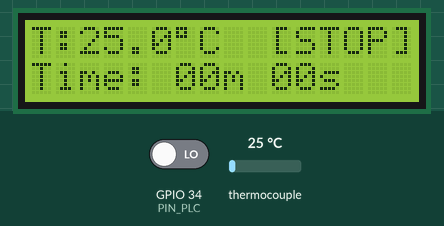
This sketch was run on a simulated ESP32. Shown: 16×2 character LCD. Inputs (shaded band) come from the test bench; at power-on: GPIO 34 (PIN_PLC) LOW, thermocouple 25 °C. WiFi joins after 1.5 s; servers stay silent unless stated; what the sketch prints to the serial monitor is not drawn.

Above: at 6.8 s.
6.9 s: GPIO 34 (PIN_PLC) driven HIGH
At 7.6 s:
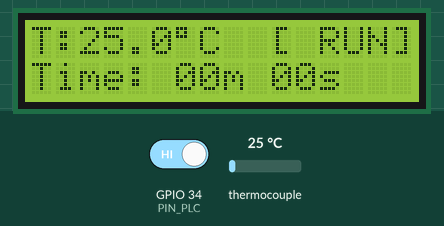
9.9 s: thermocouple set to 6 °C
At 10.9 s:
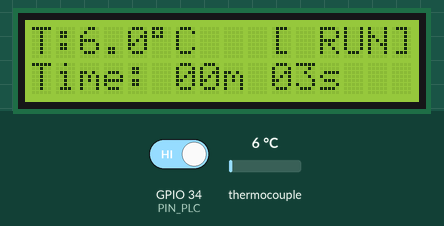
12.6 s: thermocouple set to 75 °C
At 13.9 s:
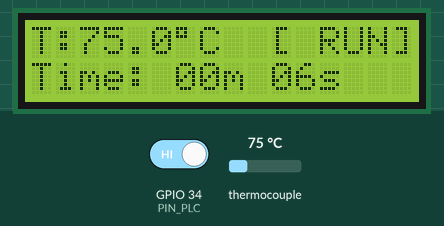
14.6 s: GPIO 34 (PIN_PLC) driven LOW
At 15.5 s:
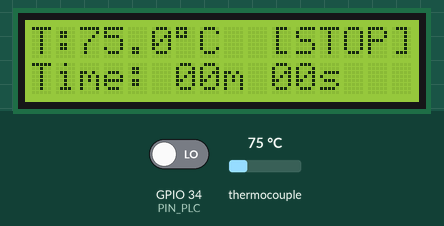
16.1 s: thermocouple set to 150 °C
At 16.8 s:
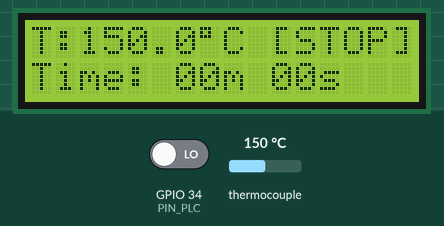
Timing chart, 0 to 18.6 s (numbered marks = the images above; inputs shaded):
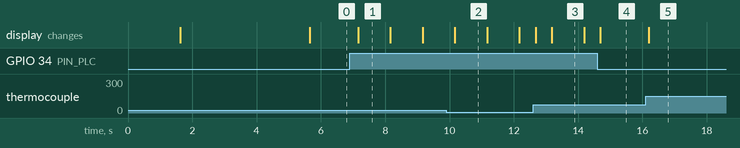

Measured:
- after the input at 6.9 s, the display: changes after 0.26 s (image 1)
- after the input at 14.6 s, the display: changes after 0.09 s (image 4)
- after the input at 16.1 s, the display: changes after 0.09 s (image 5)
- what the display in image 1 shows lasts 1.0 s, from 7.2 s to 8.2 s

The sketch:

P1-ESP32.ino
```cpp
#include <WiFi.h>
#include <WebServer.h>
#include <Wire.h>
#include <LiquidCrystal_I2C.h>
#include <Adafruit_MAX31865.h>

// =======================================================
// CONFIGURACIÓN DE TU RED WI-FI Y CREDENCIALES WEB
// =======================================================
const char* ssid     = "FLIA. LOPEZ";
const char* password = "carlos1975";

// Credenciales para iniciar sesión en la interfaz web
const char* www_username = "admin";
const char* www_password = "1234";

// Servidor Web escuchando en el puerto estándar 80
WebServer server(80);

// =======================================================
// CONFIGURACIÓN DE HARDWARE (Pines)
// =======================================================
// Pantalla LCD 16x2 en la dirección I2C 0x27 (pines SDA=21, SCL=22 por defecto en ESP32)
LiquidCrystal_I2C lcd(0x27, 16, 2);

// Módulo PT100 (MAX31865) usando comunicación SPI por Hardware
// Asegúrate de conectar CS al 5, SDI al 23, SDO al 19 y CLK al 18
#define MAX31865_CS   5
#define MAX31865_SDI  23
#define MAX31865_SDO  19
#define MAX31865_CLK  18

// Referencias del sensor PT100
#define RREF          430.0
#define RNOMINAL      100.0

Adafruit_MAX31865 thermo = Adafruit_MAX31865(MAX31865_CS, MAX31865_SDI, MAX31865_SDO, MAX31865_CLK);

// Entrada digital aislada (viene del Optoacoplador conectado al PLC de 24V)
const int PIN_PLC = 34;

// =======================================================
// VARIABLES DEL SISTEMA (Estado y Tiempos)
// =======================================================
unsigned long tiempoInicio = 0;
unsigned long tiempoTranscurrido = 0;
bool sistemaActivo = false;
bool estadoAnteriorPLC = LOW;
float temperaturaActual = 0.0;
unsigned long ultimoTiempoLectura = 0; // Para no leer el sensor constantemente

// =======================================================
// INTERFAZ WEB (HTML + CSS + JS)
// =======================================================
// Incluye pantalla de login y simulación gráfica interactiva del tanque con motor rotativo y líquido dinámico.
const char index_html[] PROGMEM = R"rawliteral(
<!DOCTYPE html>
<html lang="es">
<head>
  <meta charset="UTF-8">
  <meta name="viewport" content="width=device-width, initial-scale=1.0">
  <title>Planta de Mezclado - Control Industrial</title>
  <style>
    :root {
      --bg: #0f172a;
      --card-bg: #1e293b;
      --text: #f8fafc;
      --accent: #38bdf8;
      --success: #4ade80;
      --danger: #f87171;
      --warning: #fbbf24;
      --border: #334155;
    }
    * { box-sizing: border-box; font-family: 'Segoe UI', system-ui, -apple-system, sans-serif; }
    body {
      background-color: var(--bg);
      color: var(--text);
      margin: 0;
      padding: 1.5rem;
      min-height: 100vh;
      display: flex;
      flex-direction: column;
      align-items: center;
      justify-content: center;
    }

    /* PANTALLA DE LOGIN */
    .login-card {
      background: var(--card-bg);
      border: 1px solid var(--border);
      border-radius: 1rem;
      padding: 2rem;
      width: 100%;
      max-width: 380px;
      box-shadow: 0 20px 25px -5px rgba(0, 0, 0, 0.5);
    }
    .login-header { text-align: center; margin-bottom: 1.5rem; }
    .login-header h2 { color: var(--accent); margin: 0 0 0.5rem 0; font-size: 1.6rem; }
    .login-header p { color: #94a3b8; font-size: 0.9rem; margin: 0; }
    .form-group { margin-bottom: 1.2rem; text-align: left; }
    .form-group label { display: block; font-size: 0.85rem; color: #cbd5e1; margin-bottom: 0.4rem; }
    .form-group input {
      width: 100%; padding: 0.75rem 1rem; border-radius: 0.5rem; border: 1px solid var(--border);
      background: #0f172a; color: #fff; font-size: 1rem; outline: none; transition: border 0.2s;
    }
    .form-group input:focus { border-color: var(--accent); }
    .btn-login {
      width: 100%; padding: 0.8rem; border-radius: 0.5rem; border: none; background: #0284c7;
      color: white; font-size: 1rem; font-weight: bold; cursor: pointer; transition: background 0.2s;
    }
    .btn-login:hover { background: #0369a1; }
    .error-msg { color: var(--danger); font-size: 0.85rem; margin-top: 0.8rem; text-align: center; display: none; }

    /* PANEL PRINCIPAL (DASHBOARD) */
    .dashboard { display: none; width: 100%; max-width: 900px; }
    .navbar {
      display: flex; justify-content: space-between; align-items: center; width: 100%;
      background: var(--card-bg); padding: 1rem 1.5rem; border-radius: 0.75rem;
      border: 1px solid var(--border); margin-bottom: 1.5rem;
    }
    .navbar h1 { color: var(--accent); font-size: 1.3rem; margin: 0; }
    .btn-logout {
      background: #334155; color: #f1f5f9; border: none; padding: 0.5rem 1rem;
      border-radius: 0.4rem; cursor: pointer; font-size: 0.85rem; transition: background 0.2s;
    }
    .btn-logout:hover { background: #475569; }

    .main-grid { display: grid; grid-template-columns: 1fr; gap: 1.5rem; width: 100%; }
    @media (min-width: 768px) { .main-grid { grid-template-columns: 1fr 1fr; } }

    /* SIMULACIÓN GRÁFICA DEL TANQUE */
    .tank-card {
      background: var(--card-bg); border: 1px solid var(--border); border-radius: 1rem;
      padding: 1.5rem; display: flex; flex-direction: column; align-items: center; justify-content: center;
    }
    .tank-title { font-size: 1.1rem; color: #94a3b8; margin-bottom: 1rem; font-weight: 600; }
    .tank-container {
      position: relative; width: 220px; height: 260px; display: flex; justify-content: center;
    }

    /* Motor Superior */
    .motor {
      position: absolute; top: 0; width: 64px; height: 35px;
      background: linear-gradient(90deg, #334155, #64748b, #334155);
      border-radius: 6px 6px 0 0; border: 2px solid #475569; z-index: 5;
      display: flex; justify-content: center; align-items: center;
    }
    .motor-led {
      width: 10px; height: 10px; border-radius: 50%; background-color: var(--danger);
      box-shadow: 0 0 8px var(--danger); transition: all 0.3s;
    }
    .motor-led.active { background-color: var(--success); box-shadow: 0 0 10px var(--success); }

    /* Eje y Aspas del Agitador */
    .shaft {
      position: absolute; top: 35px; width: 6px; height: 170px; background: #cbd5e1;
      z-index: 4; left: calc(50% - 3px);
    }
    .blades {
      position: absolute; bottom: 60px; left: calc(50% - 40px); width: 80px; height: 18px;
      z-index: 4; background: #94a3b8; border-radius: 4px; transform-origin: center center;
    }
    .blades.spinning { animation: spin 0.7s linear infinite; }
    @keyframes spin { 100% { transform: rotateY(360deg); } }

    /* Tanque Vasija */
    .vessel {
      position: absolute; top: 30px; width: 180px; height: 220px;
      border: 4px solid #64748b; border-bottom-left-radius: 40px; border-bottom-right-radius: 40px;
      border-top-left-radius: 8px; border-top-right-radius: 8px;
      overflow: hidden; background: rgba(15, 23, 42, 0.8); box-shadow: inset 0 0 20px rgba(0,0,0,0.8);
    }

    /* Líquido Aceite/Jabón */
    .liquid {
      position: absolute; bottom: 0; width: 100%; height: 75%;
      background: rgba(56, 189, 248, 0.7); transition: background 0.8s ease;
      display: flex; align-items: center; justify-content: center;
    }
    .liquid-wave {
      position: absolute; top: -10px; width: 200%; height: 20px;
      background: rgba(255, 255, 255, 0.25); border-radius: 40%; display: none;
    }
    .liquid-wave.active { display: block; animation: wave 2.5s infinite linear; }
    @keyframes wave { 0% { transform: translateX(0) rotate(0deg); } 100% { transform: translateX(-50%) rotate(360deg); } }

    .liquid-badge {
      position: relative; z-index: 6; background: rgba(15, 23, 42, 0.85);
      padding: 0.4rem 0.8rem; border-radius: 1rem; border: 1px solid rgba(255,255,255,0.2);
      font-weight: bold; font-size: 0.95rem; color: #fff; text-shadow: 0 1px 2px #000;
    }

    /* TARJETAS DE DATOS */
    .cards-container { display: flex; flex-direction: column; gap: 1.2rem; }
    .card {
      background: var(--card-bg); padding: 1.2rem 1.5rem; border-radius: 0.8rem;
      border: 1px solid var(--border); text-align: left;
    }
    .card h3 { margin: 0 0 0.5rem 0; font-size: 0.95rem; color: #94a3b8; font-weight: normal; }
    .val-large { font-size: 2.2rem; font-weight: bold; color: var(--warning); }
    .status-badge {
      display: inline-block; padding: 0.4rem 1rem; border-radius: 2rem; font-weight: bold; font-size: 1.1rem;
    }
    .status-on { background: rgba(74, 222, 128, 0.15); color: var(--success); border: 1px solid var(--success); }
    .status-off { background: rgba(248, 113, 113, 0.15); color: var(--danger); border: 1px solid var(--danger); }
  </style>
</head>
<body>

  <!-- PANTALLA DE INICIO DE SESIÓN -->
  <div id="login-container" class="login-card">
    <div class="login-header">
      <h2>Jabonería Industrial</h2>
      <p>Acceso al Panel del Mezclador</p>
    </div>
    <form id="login-form" onsubmit="event.preventDefault(); doLogin();">
      <div class="form-group">
        <label for="username">Usuario</label>
        <input type="text" id="username" placeholder="Ingresa usuario" required>
      </div>
      <div class="form-group">
        <label for="password">Contraseña</label>
        <input type="password" id="password" placeholder="••••••••" required>
      </div>
      <button type="submit" class="btn-login">Iniciar Sesión</button>
      <div id="login-error" class="error-msg">Usuario o contraseña incorrectos</div>
    </form>
  </div>

  <!-- PANEL DE CONTROL (SOLO VISIBLE TRAS LOGIN) -->
  <div id="dashboard-container" class="dashboard">
    <div class="navbar">
      <h1>● Panel del Mezclador</h1>
      <button class="btn-logout" onclick="doLogout()">Cerrar Sesión</button>
    </div>

    <div class="main-grid">
      <!-- Tanque Gráfico -->
      <div class="tank-card">
        <div class="tank-title">Simulación del Tanque</div>
        <div class="tank-container">
          <div class="motor">
            <div id="motor-led" class="motor-led"></div>
          </div>
          <div class="vessel">
            <div id="shaft" class="shaft"></div>
            <div id="blades" class="blades"></div>
            <div id="liquid" class="liquid">
              <div id="wave" class="liquid-wave"></div>
              <span id="tank-temp-badge" class="liquid-badge">--.- °C</span>
            </div>
          </div>
        </div>
      </div>

      <!-- Métricas -->
      <div class="cards-container">
        <div class="card">
          <h3>Estado del Motor</h3>
          <div id="status-badge" class="status-badge status-off">○ DETENIDO</div>
        </div>
        <div class="card">
          <h3>Temperatura del Aceite (PT100)</h3>
          <div id="temp-val" class="val-large">--.- °C</div>
        </div>
        <div class="card">
          <h3>Tiempo de Proceso</h3>
          <div id="time-val" class="val-large" style="color: var(--accent);">00:00</div>
        </div>
      </div>
    </div>
  </div>

  <script>
    let pollInterval = null;

    // Verificar si ya hay una sesión activa guardada
    window.addEventListener('DOMContentLoaded', () => {
      if (sessionStorage.getItem('esp32_auth') === 'true') {
        showDashboard();
      }
    });

    function doLogin() {
      const u = document.getElementById('username').value;
      const p = document.getElementById('password').value;
      const errEl = document.getElementById('login-error');

      fetch('/login', {
        method: 'POST',
        headers: { 'Content-Type': 'application/x-www-form-urlencoded' },
        body: 'username=' + encodeURIComponent(u) + '&password=' + encodeURIComponent(p)
      })
      .then(res => {
        if (res.ok) {
          sessionStorage.setItem('esp32_auth', 'true');
          errEl.style.display = 'none';
          showDashboard();
        } else {
          errEl.innerText = 'Usuario o contraseña incorrectos';
          errEl.style.display = 'block';
        }
      })
      .catch(() => {
        errEl.innerText = 'Error de comunicación con la ESP32';
        errEl.style.display = 'block';
      });
    }

    function doLogout() {
      sessionStorage.removeItem('esp32_auth');
      if (pollInterval) clearInterval(pollInterval);
      document.getElementById('dashboard-container').style.display = 'none';
      document.getElementById('login-container').style.display = 'block';
      document.getElementById('password').value = '';
    }

    function showDashboard() {
      document.getElementById('login-container').style.display = 'none';
      document.getElementById('dashboard-container').style.display = 'block';
      updateData();
      if (!pollInterval) {
        pollInterval = setInterval(updateData, 1000);
      }
    }

    function updateData() {
      fetch('/datos')
        .then(r => r.json())
        .then(data => {
          // Actualizar lectura de Temperatura
          const temp = data.temperatura.toFixed(1);
          document.getElementById('temp-val').innerText = temp + ' °C';
          document.getElementById('tank-temp-badge').innerText = temp + ' °C';

          // Color del líquido según temperatura
          const liquidEl = document.getElementById('liquid');
          if (data.temperatura < 35) {
            liquidEl.style.background = 'rgba(56, 189, 248, 0.75)'; // Azul frío
          } else if (data.temperatura < 55) {
            liquidEl.style.background = 'rgba(245, 158, 11, 0.75)'; // Ámbar / Aceite tibio
          } else {
            liquidEl.style.background = 'rgba(239, 68, 68, 0.75)';  // Rojo caliente
          }

          // Animación del tanque y leds según estado del PLC
          const statusEl = document.getElementById('status-badge');
          const motorLed = document.getElementById('motor-led');
          const blades = document.getElementById('blades');
          const wave = document.getElementById('wave');

          if (data.activo) {
            statusEl.innerText = '● MEZCLANDO';
            statusEl.className = 'status-badge status-on';
            motorLed.className = 'motor-led active';
            blades.className = 'blades spinning';
            wave.className = 'liquid-wave active';
          } else {
            statusEl.innerText = '○ DETENIDO';
            statusEl.className = 'status-badge status-off';
            motorLed.className = 'motor-led';
            blades.className = 'blades';
            wave.className = 'liquid-wave';
          }

          // Formatear Tiempo Transcurrido
          let totalSecs = Math.floor(data.tiempo / 1000);
          let m = Math.floor(totalSecs / 60);
          let s = totalSecs % 60;
          let mStr = m < 10 ? '0' + m : m;
          let sStr = s < 10 ? '0' + s : s;
          document.getElementById('time-val').innerText = mStr + ':' + sStr;
        })
        .catch(err => console.error(err));
    }
  </script>
</body>
</html>
)rawliteral";

// =======================================================
// FUNCIONES DEL SERVIDOR WEB
// =======================================================

// Servir la página principal
void handleRoot() {
  server.send(200, "text/html", index_html);
}

// Validar credenciales enviadas desde el formulario de Login
void handleLogin() {
  if (server.hasArg("username") && server.hasArg("password")) {
    if (server.arg("username") == www_username && server.arg("password") == www_password) {
      server.send(200, "application/json", "{\"status\":\"ok\"}");
      return;
    }
  }
  server.send(401, "application/json", "{\"status\":\"unauthorized\"}");
}

// Enviar estado del PLC, temperatura y tiempo en JSON
void handleDatos() {
  String json = "{";
  json += "\"temperatura\":" + String(temperaturaActual, 1) + ",";
  json += "\"activo\":" + String(sistemaActivo ? "true" : "false") + ",";
  json += "\"tiempo\":" + String(sistemaActivo ? tiempoTranscurrido : 0);
  json += "}";
  server.send(200, "application/json", json);
}

// =======================================================
// INICIALIZACIÓN (Setup)
// =======================================================
void setup() {
  Serial.begin(115200);

  pinMode(PIN_PLC, INPUT);

  lcd.init();
  lcd.backlight();
  lcd.setCursor(0, 0);
  lcd.print("Iniciando...");

  thermo.begin(MAX31865_3WIRE);

  WiFi.begin(ssid, password);
  lcd.setCursor(0, 1);
  lcd.print("Conectando WiFi");

  while (WiFi.status() != WL_CONNECTED) {
    delay(500);
    Serial.print(".");
  }

  lcd.clear();
  lcd.setCursor(0, 0);
  lcd.print("WiFi OK IP:");
  lcd.setCursor(0, 1);
  lcd.print(WiFi.localIP());

  delay(4000);
  lcd.clear();

  // Configurar rutas del servidor web
  server.on("/", handleRoot);
  server.on("/login", HTTP_POST, handleLogin);
  server.on("/datos", handleDatos);

  server.begin();
  Serial.println("Servidor web iniciado.");
}

// =======================================================
// BUCLE PRINCIPAL (Loop)
// =======================================================
void loop() {
  // Procesar clientes web entrantes
  server.handleClient();

  // 7.1 Lógica del PLC y Cronómetro
  bool estadoActualPLC = digitalRead(PIN_PLC);

  // Si detectamos que el PLC se encendió (Flanco de subida)
  if (estadoActualPLC == HIGH && estadoAnteriorPLC == LOW) {
    sistemaActivo = true;
    tiempoInicio = millis(); // Guardar la marca de tiempo de inicio
  }

  // Si detectamos que el PLC se apagó (Flanco de bajada)
  if (estadoActualPLC == LOW && estadoAnteriorPLC == HIGH) {
    sistemaActivo = false;
  }

  // Si está mezclando, calcular la diferencia de tiempo
  if (sistemaActivo) {
    tiempoTranscurrido = millis() - tiempoInicio;
  }

  estadoAnteriorPLC = estadoActualPLC; // Actualizar memoria del estado

  // 7.2 Lectura de Temperatura (cada 500ms para no saturar)
  if (millis() - ultimoTiempoLectura > 500) {
    // thermo.temperature lee la resistencia y la convierte a grados centígrados
    temperaturaActual = thermo.temperature(RNOMINAL, RREF);
    ultimoTiempoLectura = millis();

    // Solo actualizamos la LCD cuando leemos la temperatura para evitar parpadeos
    actualizarPantallaLCD();
  }
}

// =======================================================
// ACTUALIZACIÓN DE PANTALLA LCD FÍSICA
// =======================================================
void actualizarPantallaLCD() {
  // --- Línea 1: Temperatura y Estado ---
  lcd.setCursor(0, 0);
  lcd.print("T:");
  lcd.print(temperaturaActual, 1); // 1 decimal
  lcd.print((char)223);            // Carácter de grado (°)
  lcd.print("C  ");                // Espacios para borrar números residuales

  lcd.setCursor(10, 0);
  if (sistemaActivo) {
    lcd.print("[ RUN]");
  } else {
    lcd.print("[STOP]");
  }

  // --- Línea 2: Cronómetro ---
  unsigned long seg_totales = 0;
  if (sistemaActivo) {
    seg_totales = tiempoTranscurrido / 1000;
  }
  unsigned int min = seg_totales / 60;
  unsigned int seg = seg_totales % 60;

  lcd.setCursor(0, 1);
  lcd.print("Time: ");
  if (min < 10) lcd.print("0");
  lcd.print(min);
  lcd.print("m ");
  if (seg < 10) lcd.print("0");
  lcd.print(seg);
  lcd.print("s  ");
}
```
